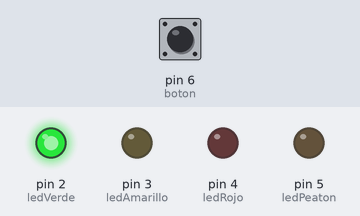
Recording of a sketch running on a simulated Arduino Uno, built with avr-gcc and run on an emulated ATmega328P. On the bench: output pins drawn as LEDs (lit = HIGH). The inputs (shaded band) are chosen by the test bench; at power-on: pin 6 (boton) HIGH.

Above: at 1.2 s.
1.3 s: pin 6 (boton) pulled LOW for 0.15 s
At 2.6 s:
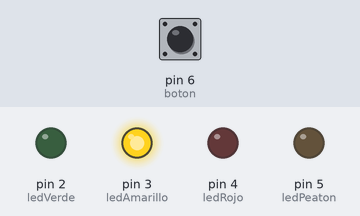
At 4.2 s:
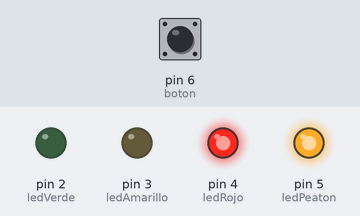
Timing chart, 0 to 9.8 s (numbered marks = the images above; inputs shaded):
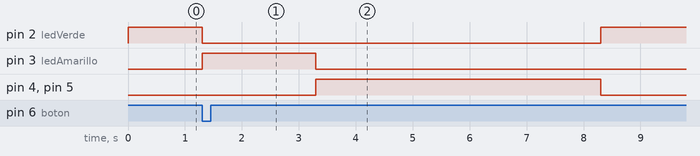

Measured:
- after the input at 1.3 s, pin 2 (ledVerde): HIGH → LOW at once, → HIGH 7.0 s later; pin 3 (ledAmarillo): LOW → HIGH at once, → LOW 2.0 s later; pin 4 (ledRojo), pin 5 (ledPeaton): LOW → HIGH after 2.0 s, → LOW 5.0 s later

The sketch:

SemaforoPeaton.ino
```cpp
int ledVerde = 2;
int ledAmarillo = 3;
int ledRojo = 4;


int ledPeaton = 5;


int boton = 6;

void setup() {
  pinMode(ledVerde, OUTPUT);
  pinMode(ledAmarillo, OUTPUT);
  pinMode(ledRojo, OUTPUT);
  pinMode(ledPeaton, OUTPUT);
  pinMode(boton, INPUT_PULLUP);

  digitalWrite(ledVerde, HIGH);
  digitalWrite(ledAmarillo, LOW);
  digitalWrite(ledRojo, LOW);
  digitalWrite(ledPeaton, LOW);
}

void loop() {

  if (digitalRead(boton) == LOW) {

    digitalWrite(ledVerde, LOW);
    digitalWrite(ledAmarillo, HIGH);
    delay(2000);

    digitalWrite(ledAmarillo, LOW);
    digitalWrite(ledRojo, HIGH);
    digitalWrite(ledPeaton, HIGH);
    delay(5000);

    digitalWrite(ledRojo, LOW);
    digitalWrite(ledPeaton, LOW);
    digitalWrite(ledVerde, HIGH);
  }
}
```
